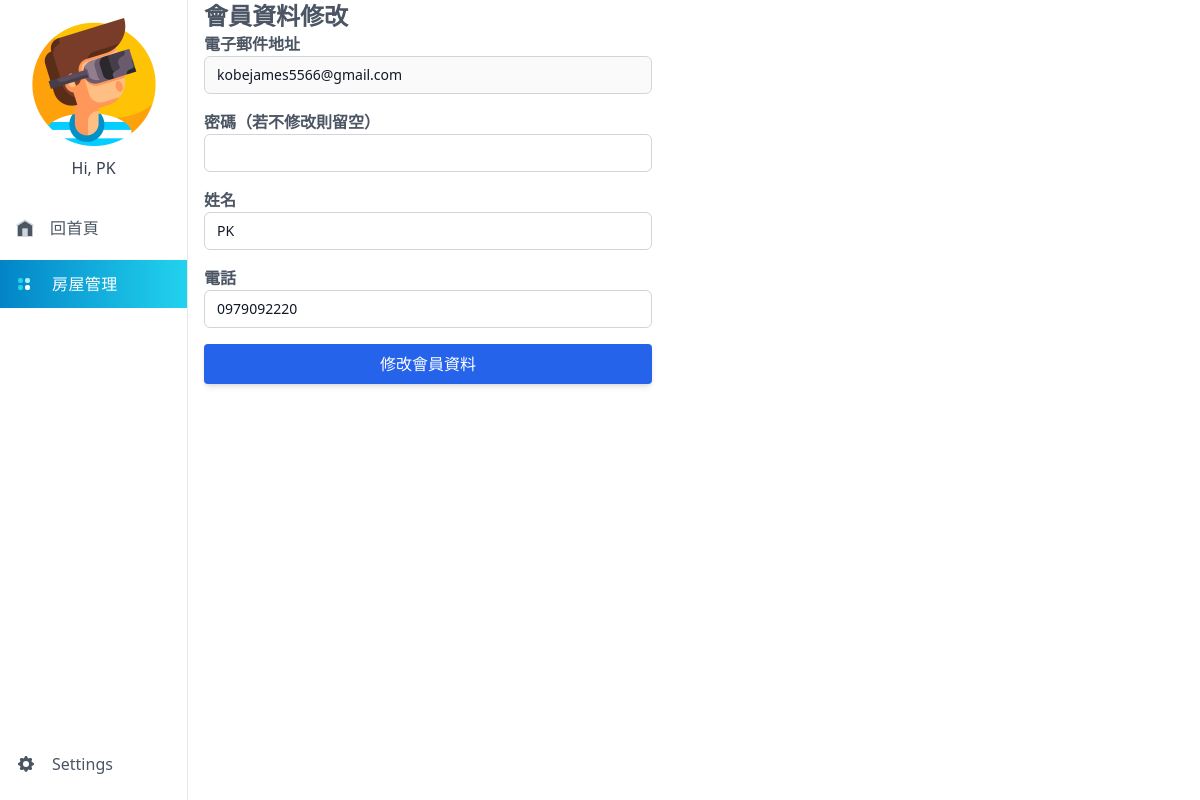
/public/settings.php (signed in), run on the app's committed database.
### tables this page shows
CREATE TABLE `landlord` (
  `id` int(11) NOT NULL,
  `email` varchar(100) NOT NULL,
  `password` varchar(100) NOT NULL,
  `name` varchar(100) NOT NULL,
  `phone` varchar(30) NOT NULL,
  `enable` tinyint(1) NOT NULL,
  `created_at` datetime NOT NULL DEFAULT current_timestamp()
);

### app/settings.php (called while the page is built, shortened)
<?php
require('db.php');
$sql = 'SELECT *
        FROM landlord
        WHERE `id` = :id';
$sth = $conn->prepare($sql, array(PDO::ATTR_CURSOR => PDO::CURSOR_FWDONLY));
$sth->execute(array('id' => $_SESSION['user_id']));
$user = $sth->fetch();

### public/settings.php (the view, shortened to what this page needs)
<?php
require APP_PATH.'settings.php';
?>
<head>
  <link href="./static/css/output.css" rel="stylesheet">
</head>
<body>
  <div class="min-h-screen flex">
    <?php require PARTIAL_PATH . 'sidebar.php'; ?>
    <div class="w-full px-4 h-screen overflow-y-scroll">
      <div class="w-full flex justify-between items-center">
        <span class="text-gray-600 font-bold text-2xl">會員資料修改</span>
      </div>
      <div class="flex flex-col gap-4 h-min-screen mb-4">
      <form class="max-w-md w-full space-y-4" action="./settings.php" method="POST">
        <div>
          <label for="email-address" class="text-gray-600 font-bold">電子郵件地址</label>
          <input id="email-address" name="email" type="email" value="<?= $user['email'] ?>" disabled
            class="appearance-none rounded-none relative block w-full px-3 py-2 border border-gray-300 text-gray-900 rounded-t-md rounded-b-md focus:outline-none focus:ring-indigo-500 focus:border-indigo-500 focus:z-10 sm:text-sm">
        </div>
        <div>
          <label for="password" class="text-gray-600 font-bold">密碼（若不修改則留空）</label>
          <input id="password" name="password" type="password"
            class="appearance-none rounded-none relative block w-full px-3 py-2 border border-gray-300 text-gray-900 rounded-t-md rounded-b-md focus:outline-none focus:ring-indigo-500 focus:border-indigo-500 focus:z-10 sm:text-sm">
        </div>
        <div>
          <label for="name" class="text-gray-600 font-bold">姓名</label>
          <input id="name" name="name" type="text" value="<?= $user['name'] ?>" required
            class="appearance-none rounded-none relative block w-full px-3 py-2 border border-gray-300 text-gray-900 rounded-t-md rounded-b-md focus:outline-none focus:ring-indigo-500 focus:border-indigo-500 focus:z-10 sm:text-sm">
        </div>
        <div>
          <label for="phone" class="text-gray-600 font-bold">電話</label>
          <input id="phone" name="phone" type="text" value="<?= $user['phone'] ?>" required
            class="appearance-none rounded-none relative block w-full px-3 py-2 border border-gray-300 text-gray-900 rounded-t-md rounded-b-md focus:outline-none focus:ring-indigo-500 focus:border-indigo-500 focus:z-10 sm:text-sm">
        </div>
        <div>
          <button type="submit" class="mb-2 w-full inline-block px-6 py-2 bg-blue-600 text-white font-medium leading-normal uppercase rounded shadow-md hover:bg-blue-700 hover:shadow-lg focus:bg-blue-700 focus:shadow-lg focus:outline-none focus:ring-0 active:bg-blue-800 active:shadow-lg transition duration-150 ease-in-out">修改會員資料</button>
        </div>
      </form>
      </div>
    </div>
  </div>
</body>

### data on the page
landlord: email "kobejames5566@gmail.com", name "PK", phone "0979092220"

### other printed values
$_SESSION['user_name'] "PK"
